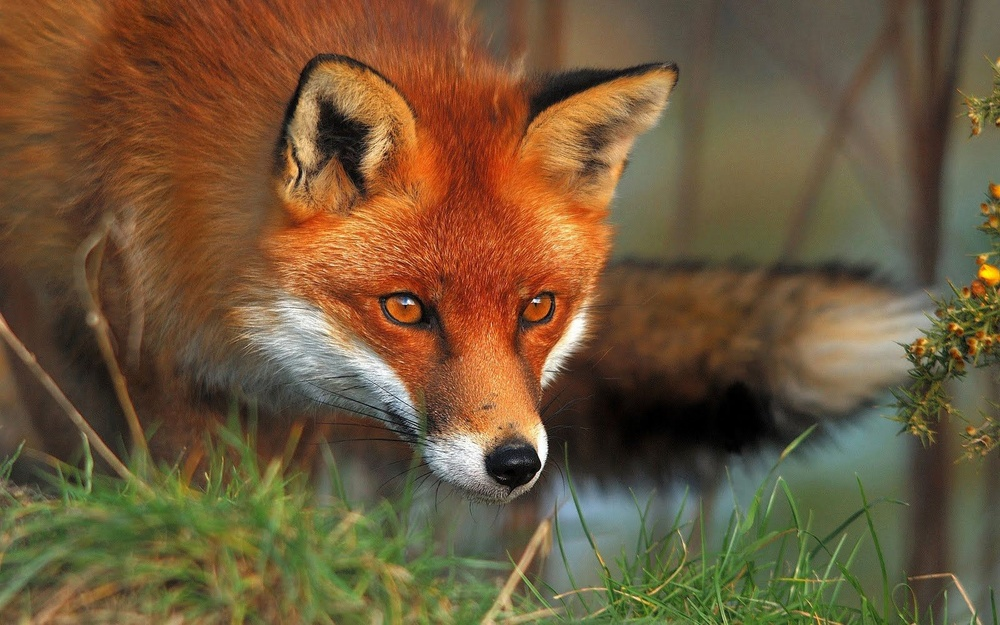
#> input picture base_img.jpg, 1000 x 625 px, shrunk from 1600 x 1000 before the run
$ python combine.py
#> lines starting #> are read from the running program, lines starting #| are printed output that depends on the picture
import glob, cv2
import numpy
from multiprocessing import Process

TILE_SIZE = 25
THREADS = 8
images = {}
float_cache = {}
CURRENT_TILE = 1
current_tile_float = 1


def warm_up():
    for img in glob.iglob(str(TILE_SIZE) + "/**/*.jpg", recursive=True):
        imread = cv2.imread(img)
        images[img] = {'float' : imread.astype("float"), 'img': imread}


def create_blank(width, height, rgb_color=(0, 0, 0)):
    image = numpy.zeros((height, width, 3), numpy.uint8)
    color = tuple(reversed(rgb_color))
    image[:] = color
    return image


def mse(first_float, second):
    err = numpy.sum((first_float - second['float']) ** 2)
    err /= float(TILE_SIZE ** 2)
    return err


def find_similar(img):
    compared_images = {}
    floatval = img.astype("float")
    for filename, tile_img in images.items():
        similarity = mse(floatval, tile_img)
        compared_images[filename] = similarity
    return min(compared_images, key=compared_images.get)

warm_up()
base_img = cv2.imread('base_img.jpg')
#> base_img is the input picture: shape (625, 1000, 3); mean B, G, R 58.2, 88.2, 111.1
height, width, channels = base_img.shape
#> height = 625; width = 1000; channels = 3
cropped_height = round((height / TILE_SIZE)) * TILE_SIZE
#> cropped_height = 625
cropped_width = round((width / TILE_SIZE)) * TILE_SIZE
#> cropped_width = 1000

cropped_base_image = base_img[0:cropped_height, 0:cropped_width]
rows = []
image_from_tiles = create_blank(cropped_width, cropped_height)

total_tiles = ((cropped_height / TILE_SIZE) + 1) * (cropped_width / TILE_SIZE)
#> total_tiles = 1040

for x in range(1, round(cropped_height / TILE_SIZE) + 1):
    row = []
    for y in range(1, round(cropped_width / TILE_SIZE) + 1):
        cropped_part = cropped_base_image[(x - 1) * TILE_SIZE: x * TILE_SIZE, (y - 1) * TILE_SIZE: y * TILE_SIZE]
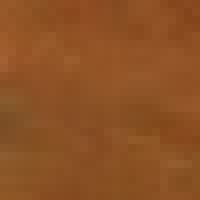
#> cropped_part: shape (25, 25, 3) (shown 8 times larger); mean B, G, R 36.8, 81.3, 140.5
        similar_file = find_similar(cropped_part)
#> after the loop in find_similar, `for filename, tile_img in images.items():`: compared_images = 0 items
#> (the run stopped early here; a loop or call above may not have finished)
